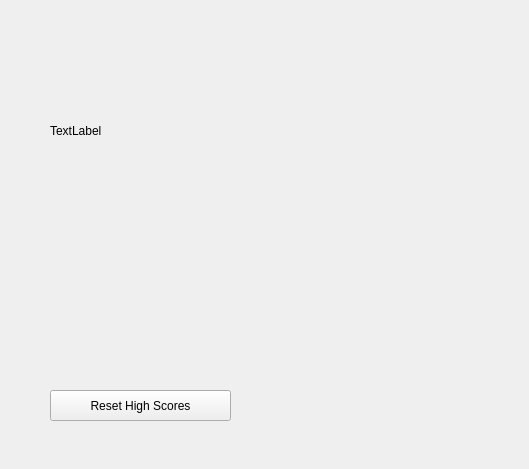
<?xml version="1.0" encoding="UTF-8"?>
<ui version="4.0">
 <class>HighScore</class>
 <widget class="QWidget" name="HighScore">
  <property name="geometry">
   <rect>
    <x>0</x>
    <y>0</y>
    <width>529</width>
    <height>469</height>
   </rect>
  </property>
  <property name="windowTitle">
   <string>Form</string>
  </property>
  <widget class="QLabel" name="label">
   <property name="geometry">
    <rect>
     <x>30</x>
     <y>10</y>
     <width>401</width>
     <height>71</height>
    </rect>
   </property>
   <property name="text">
    <string/>
   </property>
   <property name="pixmap">
    <pixmap resource="resources.qrc">:/images/highscore.png</pixmap>
   </property>
  </widget>
  <widget class="QPushButton" name="pushButton">
   <property name="geometry">
    <rect>
     <x>50</x>
     <y>390</y>
     <width>181</width>
     <height>31</height>
    </rect>
   </property>
   <property name="text">
    <string>Reset High Scores</string>
   </property>
  </widget>
  <widget class="QLabel" name="lblHS_0">
   <property name="geometry">
    <rect>
     <x>50</x>
     <y>110</y>
     <width>221</width>
     <height>41</height>
    </rect>
   </property>
   <property name="text">
    <string>TextLabel</string>
   </property>
  </widget>
 </widget>
 <resources>
  <include location="resources.qrc"/>
 </resources>
 <connections/>
</ui>
